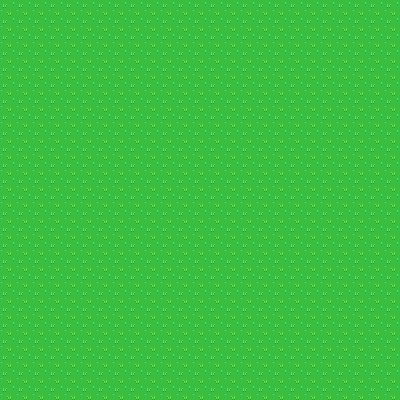

This is a level from a 2D game, rendered from its Tiled map with the project's own tilesets. A one-line summary and the complete map file follow:
An orthogonal 25x25 tile map with 16x16 px tiles, 1 tile layer (Ground).

<map version="1.2" tiledversion="1.3.2" orientation="orthogonal" renderorder="left-down" compressionlevel="-1" width="25" height="25" tilewidth="16" tileheight="16" infinite="0" nextlayerid="2" nextobjectid="1">
 <tileset firstgid="1" source="overworld.tsx" />
 <layer id="1" name="Ground" width="25" height="25">
  <data encoding="csv">
1,1,1,1,1,1,1,1,1,1,1,1,1,1,1,1,1,1,1,1,1,1,1,1,1,
1,1,1,1,1,1,1,1,1,1,1,1,1,1,1,1,1,1,1,1,1,1,1,1,1,
1,1,1,1,1,1,1,1,1,1,1,1,1,1,1,1,1,1,1,1,1,1,1,1,1,
1,1,1,1,1,1,1,1,1,1,1,1,1,1,1,1,1,1,1,1,1,1,1,1,1,
1,1,1,1,1,1,1,1,1,1,1,1,1,1,1,1,1,1,1,1,1,1,1,1,1,
1,1,1,1,1,1,1,1,1,1,1,1,1,1,1,1,1,1,1,1,1,1,1,1,1,
1,1,1,1,1,1,1,1,1,1,1,1,1,1,1,1,1,1,1,1,1,1,1,1,1,
1,1,1,1,1,1,1,1,1,1,1,1,1,1,1,1,1,1,1,1,1,1,1,1,1,
1,1,1,1,1,1,1,1,1,1,1,1,1,1,1,1,1,1,1,1,1,1,1,1,1,
1,1,1,1,1,1,1,1,1,1,1,1,1,1,1,1,1,1,1,1,1,1,1,1,1,
1,1,1,1,1,1,1,1,1,1,1,1,1,1,1,1,1,1,1,1,1,1,1,1,1,
1,1,1,1,1,1,1,1,1,1,1,1,1,1,1,1,1,1,1,1,1,1,1,1,1,
1,1,1,1,1,1,1,1,1,1,1,1,1,1,1,1,1,1,1,1,1,1,1,1,1,
1,1,1,1,1,1,1,1,1,1,1,1,1,1,1,1,1,1,1,1,1,1,1,1,1,
1,1,1,1,1,1,1,1,1,1,1,1,1,1,1,1,1,1,1,1,1,1,1,1,1,
1,1,1,1,1,1,1,1,1,1,1,1,1,1,1,1,1,1,1,1,1,1,1,1,1,
1,1,1,1,1,1,1,1,1,1,1,1,1,1,1,1,1,1,1,1,1,1,1,1,1,
1,1,1,1,1,1,1,1,1,1,1,1,1,1,1,1,1,1,1,1,1,1,1,1,1,
1,1,1,1,1,1,1,1,1,1,1,1,1,1,1,1,1,1,1,1,1,1,1,1,1,
1,1,1,1,1,1,1,1,1,1,1,1,1,1,1,1,1,1,1,1,1,1,1,1,1,
1,1,1,1,1,1,1,1,1,1,1,1,1,1,1,1,1,1,1,1,1,1,1,1,1,
1,1,1,1,1,1,1,1,1,1,1,1,1,1,1,1,1,1,1,1,1,1,1,1,1,
1,1,1,1,1,1,1,1,1,1,1,1,1,1,1,1,1,1,1,1,1,1,1,1,1,
1,1,1,1,1,1,1,1,1,1,1,1,1,1,1,1,1,1,1,1,1,1,1,1,1,
1,1,1,1,1,1,1,1,1,1,1,1,1,1,1,1,1,1,1,1,1,1,1,1,1
</data>
 </layer>
</map>
